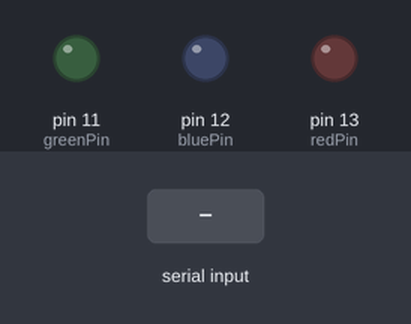
Recording of a sketch running on a simulated Arduino Uno, built with avr-gcc and run on an emulated ATmega328P. Parts: output pins drawn as LEDs (lit = HIGH). Dashed ring = blinking. Inputs (shaded band) come from the test bench. What the sketch prints to the serial monitor is not drawn.

Above: at 1.2 s.
1.3 s: "90,45\n" received over Serial
At 1.4 s:
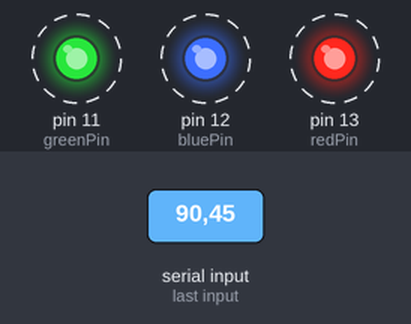
4.3 s: "1\n" received over Serial
At 4.8 s:
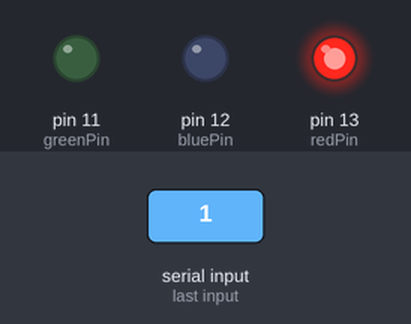
5.8 s: "2\n" received over Serial
At 7.6 s:
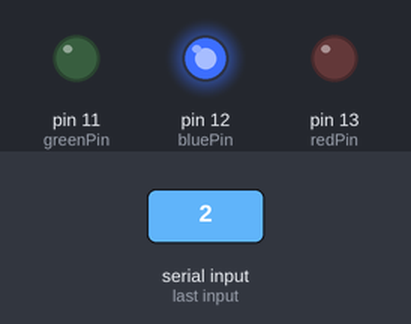
8.8 s: "3\n" received over Serial
At 11.5 s:
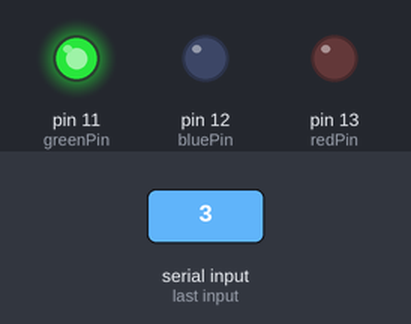
11.8 s: "30,150\n" received over Serial
At 13.45 s:
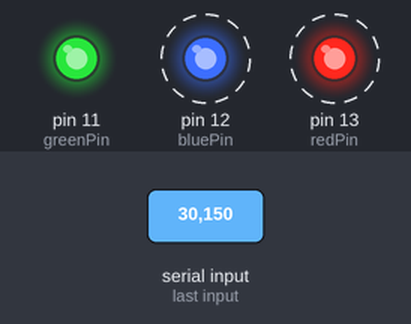
Timing chart, 0 to 15.8 s (numbered marks = the images above; inputs shaded):
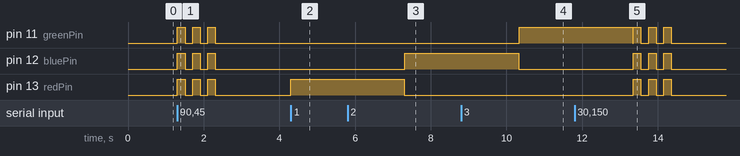

The sketch:

choose_LED_serial.ino
```cpp
// ^ = solved with AI assistance

// Choose LED via Serial Input — Summary (14–15/06)

// - Idea: Ask user which LED to light (1 = red, 2 = blue, 3 = green)
// - Process: LEDs off → input prompt → user selects → chosen LED lights up → turns off after delay
// - In case of invalid input: blinking LEDs + error message
// - Debugging:
//     - First attempt failed due to wiring + input misread
//     - ^ Fixed: used Serial.readStringUntil('\n') + toInt() for valid input
// - ^ Added input validation (flag + fallback behavior)
// - Noted timing issue: Serial input slower than main loop, caused unexpected second run due to newline
// - Output shows selected LED color (via switch) instead of raw number
// - LED turns off after delay — tested as optional cleanup step
// - Topics encountered: input timing, type casting from Serial.read, char vs string handling


// DECLARATIONS: LED pin locations
const int redPin = 13;
const int bluePin = 12;
const int greenPin = 11;

// SETUP
void setup() {

  // LEDs setup
  pinMode(redPin, OUTPUT);
  pinMode(bluePin, OUTPUT);
  pinMode(greenPin, OUTPUT);

  // Serial monitor setup
  Serial.begin(9600);

}

//// MAIN PROGRAM
void loop() {

  // Spacer
  Serial.println("☆");

  // Turn all LEDs off
  digitalWrite(redPin, LOW);
  digitalWrite(bluePin, LOW);
  digitalWrite(greenPin, LOW);

  //// INPUT
  // Ask user input
  Serial.println("Choose an LED: 1 = red, 2 = blue, 3 = green");

  // Pause until input
  while (Serial.available() == 0) { }

  // Read user input when received, skip newline
  String input = Serial.readStringUntil('\n');

  // Legacy: char answer = input.charAt(0);

  //// PROCESS
  // Convert input char to int
  int answer = input.toInt();

  // Input validation flag
  bool validInput = true;

  // Map answer to pin number
  int chosenPin;
  switch (answer) {

    case 1: chosenPin = redPin;
      break;

    case 2: chosenPin = bluePin;
      break;

    case 3: chosenPin = greenPin;
      break;

    default: validInput = false;
      break;
  }

  //// OUTPUT
  // Valid input
  if (validInput) {

    // Print chosen LED
    Serial.print("You chose the");
    switch (answer) {

    case 1: Serial.print(" red ");
      break;

    case 2: Serial.print(" blue ");
      break;

    case 3: Serial.print(" green ");
      break;

    default: Serial.print(" ? ");
      break;
  }
    Serial.println("LED.");

    // Light up chosen LED
    digitalWrite(chosenPin, HIGH);
    delay(3000);

    // Invalid input
    } else {

      // Spacer
      Serial.println("☆");
      // Error message
      Serial.println("Error! Invalid input");
      // Blink lights
      for (int i=0; i<3; ++i) {
        digitalWrite(greenPin, HIGH);
        digitalWrite(bluePin, HIGH);
        digitalWrite(redPin, HIGH);
        delay(200);
        digitalWrite(greenPin, LOW);
        digitalWrite(bluePin, LOW);
        digitalWrite(redPin, LOW);
        delay(200);
      }

    }

  // Turn LED back off
  digitalWrite(chosenPin, LOW);

  // Spacer
  Serial.println("☆");

}
```

Measured:
- after the input at 1.3 s, pin 11 (greenPin), pin 12 (bluePin), pin 13 (redPin): alternates HIGH for 0.20 s and LOW for 0.20 s, 6 changes in all, then stays LOW, starting at once
- after the input at 4.3 s, pin 13 (redPin): LOW → HIGH at once
- after the input at 5.8 s, pin 12 (bluePin): LOW → HIGH after 1.5 s
- after the input at 8.8 s, pin 11 (greenPin): LOW → HIGH after 1.5 s
- after the input at 11.8 s, pin 12 (bluePin), pin 13 (redPin): alternates HIGH for 0.20 s and LOW for 0.20 s, 6 changes in all, then stays LOW, starting after 1.6 s
